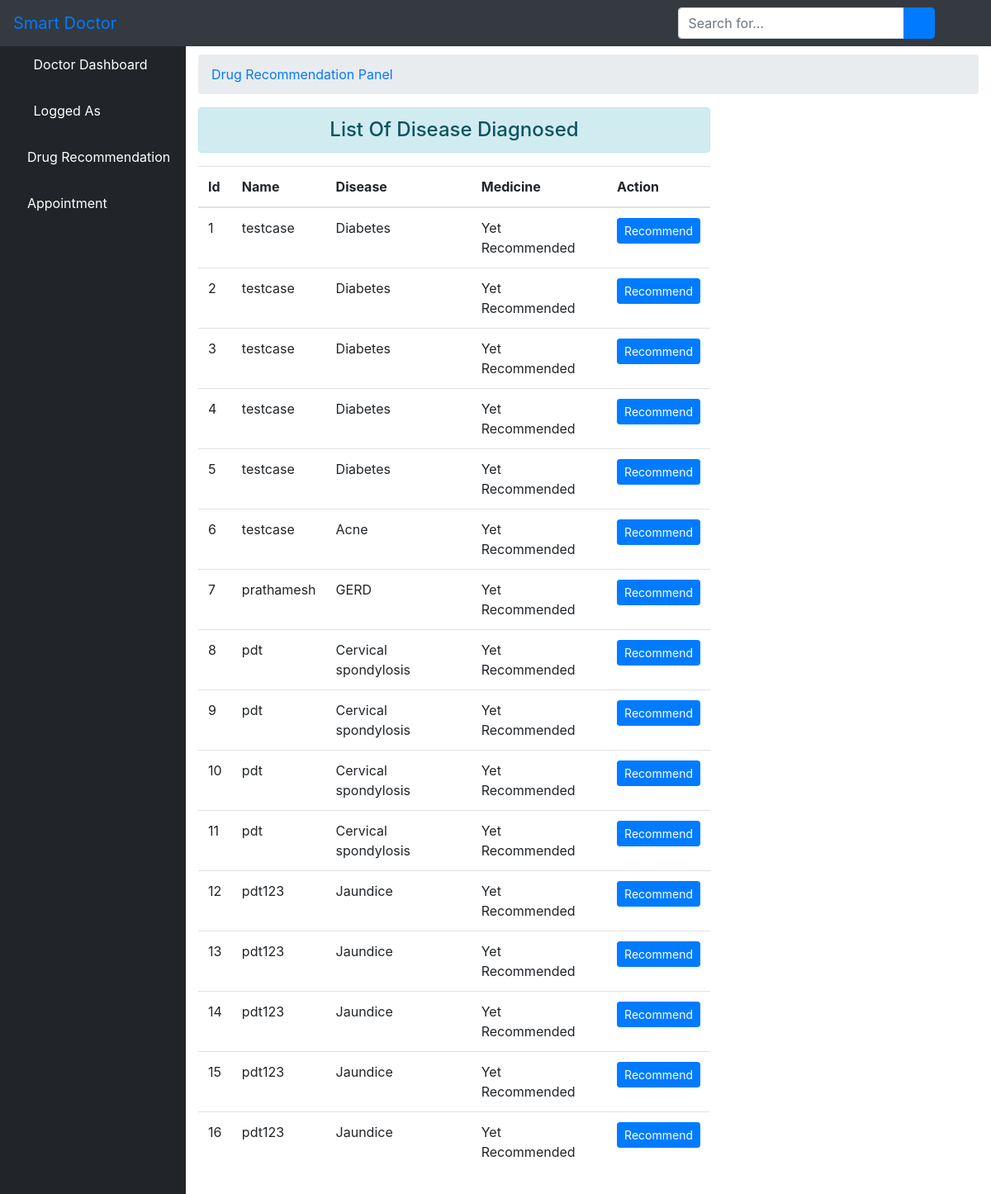
The app's page /commend/ with its own data.
### core/models.py (models this page shows, shortened)
class Medical(models.Model):
    s1 = models.CharField(max_length=200)
    s2 = models.CharField(max_length=200)
    s3 = models.CharField(max_length=200)
    s4 = models.CharField(max_length=200)
    s5 = models.CharField(max_length=200)
    disease = models.CharField(max_length=200)
    medicine = models.CharField(max_length=200)
    patient = models.ForeignKey(User, related_name="patient", on_delete= models.CASCADE)
    doctor = models.ForeignKey(User, related_name="doctor", on_delete= models.CASCADE, null=True)
    created_on = models.DateTimeField(auto_now_add=True)

class User(AbstractUser):
    is_patient = models.BooleanField(default=False)
    is_doctor = models.BooleanField(default=False)
    phonenumber = models.CharField(max_length=200,null=True)

### core/views.py (the view)
# urls.py: path('commend/', views.doctor_commend, name='commend'),
def doctor_commend(request):
	user_id = request.user.id
	disease = Medical.objects.all()
	context = {'disease':disease}
	return render(request, 'doctor/result.html', context)

### core/templates/doctor/result.html (shortened to what this page needs)
{% extends 'doctor/base.html' %}
{% block body %}
 <div id="content-wrapper">
        <div class="container-fluid">
            <ol class="breadcrumb">
                <li class="breadcrumb-item">
                    <a href="">Drug Recommendation Panel</a>
                </li>
            </ol>
            <div class="row">
            <div class="col-sm-8">
                <h4 class="text-center alert alert-info">List Of Disease Diagnosed</h4>
                <table class="table table-hover">
                    <thead>
                        <tr>
                            <th scope="col">Id</th>
                            <th scope="col">Name</th>
                            <th scope="col">Disease</th>
                            <th scope="col">Medicine</th>
                            <th scope="col">Action</th>
                        </tr>
                    </thead>
                    <tbody id="tbody">
                        {% for d in disease %}
                        <tr>
                            <td>{{ d.id }}</td>
                            <td>{{ d.patient.username }}</td>
                            <td>{{ d.disease }}</td>
                            {% if d.medicine == "" %}
                            <td>Yet Recommended</td>
                            {% else %}
                            <td>{{ d.medicine }}</td>
                            {% endif %}
                            <td><input class="btn btn-primary btn-sm btn_recommend" type="button" data-sid="{{d.id}}" value="Recommend">
                          </td>
                        </tr>
                        {% endfor %}
                    </tbody>
                </table>
            </div>
            </div>
        </div>
        </div>
{% endblock %}

### core/templates/doctor/base.html (shortened to what this page needs)
{% load static %}
<!DOCTYPE html>
<html>
<head>
    <link rel="stylesheet" href="{% static 'core/css/bootstrap/four/bootstrap.css' %}">
    <link href="{% static 'core/css/sb-admin.css' %}" rel="stylesheet">
    <link href="{% static 'core/css/fontawesome-free/css/all.min.css' %}" rel="stylesheet" type="text/css">
</head>
<body id="page-top">
<nav class="navbar navbar-expand navbar-dark bg-dark fixed-top">
    <a class="navbar-brand mr-1 text-primary" href="">Smart Doctor</a>
    <button class="btn btn-link btn-sm text-white order-1 order-sm-0" id="sidebarToggle" href="#">
        <i class="fas fa-bars"></i>
    </button>
    <form class="d-none d-md-inline-block form-inline ml-auto mr-0 mr-md-3 my-2 my-md-0">
        <div class="input-group">
            <input type="text" class="form-control" placeholder="Search for..." aria-label="Search" aria-describedby="basic-addon2">
            <div class="input-group-append">
                <button class="btn btn-primary" type="button">
                    <i class="fas fa-search"></i>
                </button>
            </div>
        </div>
    </form>
    <ul class="navbar-nav ml-auto ml-md-0">
        <li class="nav-item dropdown no-arrow">
            <a class="nav-link dropdown-toggle" href="#" id="userDropdown" role="button" data-toggle="dropdown" aria-haspopup="true" aria-expanded="false">
                <i class="fas fa-user-circle fa-fw text-primary"></i>
            </a>
        </li>
    </ul>
</nav>
<div id="wrapper" style="padding-top: 50px">
<ul class="sidebar navbar-nav">
    <li class="nav-item active">
        <a class="nav-link" href="{% url 'doctor' %}">
            <i class="fas fa-fw fa-tachometer-alt"></i>
            <span>Doctor Dashboard</span>
        </a>
    </li>
    <li class="nav-item active">
        <a class="nav-link" href="">
            <i class="fas fa-user-circle fa-fw text-primary"></i>
            <span>Logged As {{ user.username }}</span>
        </a>
    </li>
    <li class="nav-item">
        <a class="nav-link" href="{% url 'commend' %}">
            <i class="fas fa-medkit text-primary"></i>
            <span style="color: white">Drug Recommendation</span>
        </a>
    </li>
    <li class="nav-item">
        <a class="nav-link" href="{% url 'meet_list' %}">
            <i class="fas fa-calendar text-primary"></i>
            <span style="color: white">Appointment</span>
        </a>
    </li>
</ul>
    {% block body %}{% endblock %}
</div>

### records on screen
Medical: id "1", patient.username "testcase", disease "Diabetes", medicine "Yet Recommended"
Medical: id "2", patient.username "testcase", disease "Diabetes", medicine "Yet Recommended"
Medical: id "3", patient.username "testcase", disease "Diabetes", medicine "Yet Recommended"
Medical: id "4", patient.username "testcase", disease "Diabetes", medicine "Yet Recommended"
Medical: id "5", patient.username "testcase", disease "Diabetes", medicine "Yet Recommended"
Medical: id "6", patient.username "testcase", disease "Acne", medicine "Yet Recommended"
Medical: id "7", patient.username "prathamesh", disease "GERD", medicine "Yet Recommended"
Medical: id "8", patient.username "pdt", disease "Cervical spondylosis", medicine "Yet Recommended"
Medical: id "9", patient.username "pdt", disease "Cervical spondylosis", medicine "Yet Recommended"
Medical: id "10", patient.username "pdt", disease "Cervical spondylosis", medicine "Yet Recommended"
Medical: id "11", patient.username "pdt", disease "Cervical spondylosis", medicine "Yet Recommended"
Medical: id "12", patient.username "pdt123", disease "Jaundice", medicine "Yet Recommended"
Medical: id "13", patient.username "pdt123", disease "Jaundice", medicine "Yet Recommended"
Medical: id "14", patient.username "pdt123", disease "Jaundice", medicine "Yet Recommended"
Medical: id "15", patient.username "pdt123", disease "Jaundice", medicine "Yet Recommended"
Medical: id "16", patient.username "pdt123", disease "Jaundice", medicine "Yet Recommended"
